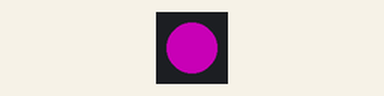
Recording of a sketch running on a simulated Arduino Uno, built with avr-gcc and run on an emulated ATmega328P. On the bench: 1 RGB LEDs in strip order, left to right. Dim RGB values are drawn brighter than linear.

Above: at 0.5 s.
At 2.38 s:
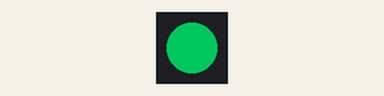
Timing chart, 0 to 3.0 s (numbered marks = the images above):
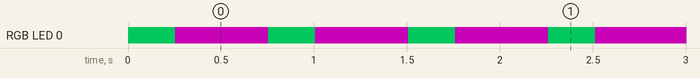

Measured:
- by itself, RGB LED 0: alternates RGB(100, 0, 91) for 0.50 s and RGB(0, 100, 46) for 0.25 s

The sketch:

TrinketDotStarLED.ino
```cpp
// Using Trinket Dot Star LED to show status

#include <Adafruit_DotStar.h>

#define NUMPIXELS 1

#define DATAPIN    7
#define CLOCKPIN   8

Adafruit_DotStar strip(NUMPIXELS, DATAPIN, CLOCKPIN, DOTSTAR_BRG);

void setup() {
  strip.begin(); // Initialize pins for output
  strip.setBrightness(100);
  strip.show();  // Turn all LEDs off ASAP
}

void loop() {
  flightStatusFlash(0);
}


void showColor(int color) {
    strip.setPixelColor(0, strip.gamma32(strip.ColorHSV(color)));
    strip.show(); // Update strip with new contents
}

void flightStatusFlash(int status){
    if(status == 0){
      showColor(30000);
      delay(250);
      showColor(55000);
    }
    delay(500);
}
```
